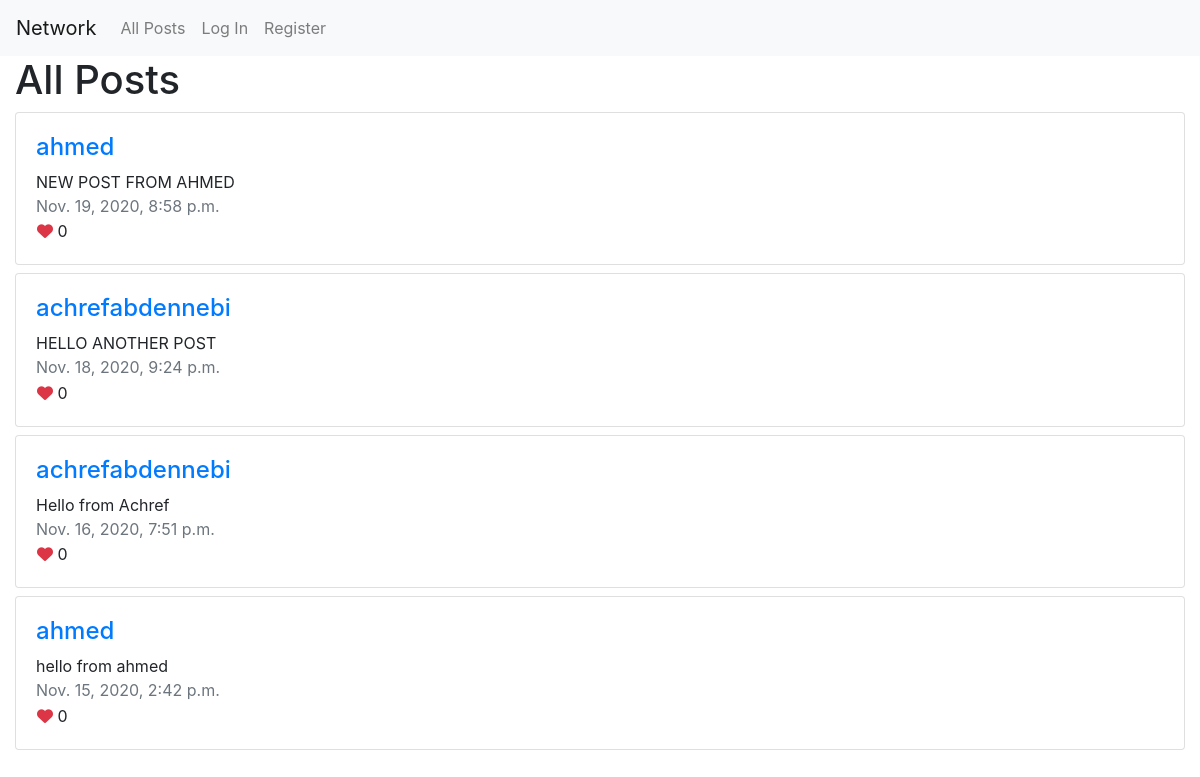
The page /posts on the database its author committed.
### network/models.py (models this page shows, shortened)
class Post(models.Model):
    content = models.CharField(max_length=250)
    created_by = models.ForeignKey(User,null=True, blank=True, on_delete=DO_NOTHING, related_name="users")
    likes = models.IntegerField(default=0)
    created_date = models.DateTimeField()

class User(AbstractUser):
    pass

### network/views.py (the view)
# urls.py: path("posts", views.getPostList, name="posts"),
def getPostList(request):
    posts = Post.objects.all().order_by('-created_date')
    return render(request, "network/post.html", {
        "posts": posts
    })

### network/templates/network/post.html (shortened to what this page needs)
{% extends "network/layout.html" %}
{% block body %}
<div class="container-fluid">
    <h1>All Posts</h1>
    {% for post in posts %}
    <div class="row mt-2">
        <div class="col-md-12">
            <div class="card">
                <div class="card-body">
                    <div class="post-detail">
                        <h4>
                            <a href="{% url 'profile' post.created_by.id %}">
                                {{ post.created_by }}
                            </a>
                        </h4>
                        <div class="post-content">
                            {{ post.content }}
                        </div>
                        <span class="text-muted">{{ post.created_date }}</span>
                        <div class="post-reaction">
                            <button type="button" class="btn p-0">
                                <i class="fas fa-heart text-danger"></i>
                                <span class="font-weight-normal">{{post.likes}}</span>
                            </button>
                        </div>
                    </div>
                </div>
            </div>
        </div>
    </div>
    {% endfor %}
</div>
{% endblock %}

### rows shown on the page
Post: created_by "ahmed", content "NEW POST FROM AHMED", created_date "Nov. 19, 2020, 8:58 p.m.", likes "0"
Post: created_by "achrefabdennebi", content "HELLO ANOTHER POST", created_date "Nov. 18, 2020, 9:24 p.m.", likes "0"
Post: created_by "achrefabdennebi", content "Hello from Achref", created_date "Nov. 16, 2020, 7:51 p.m.", likes "0"
Post: created_by "ahmed", content "hello from ahmed", created_date "Nov. 15, 2020, 2:42 p.m.", likes "0"
